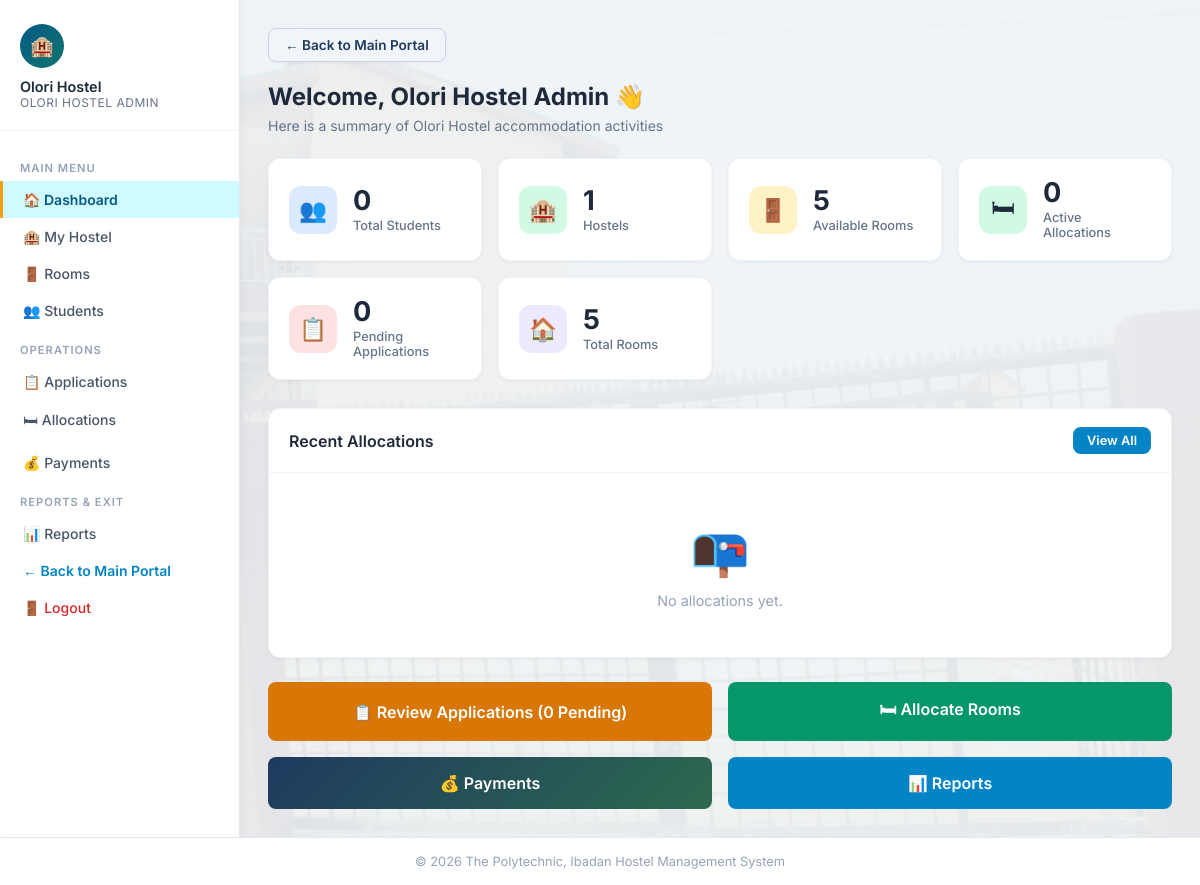
The app's page /admin/dashboard.php (signed in), older data.
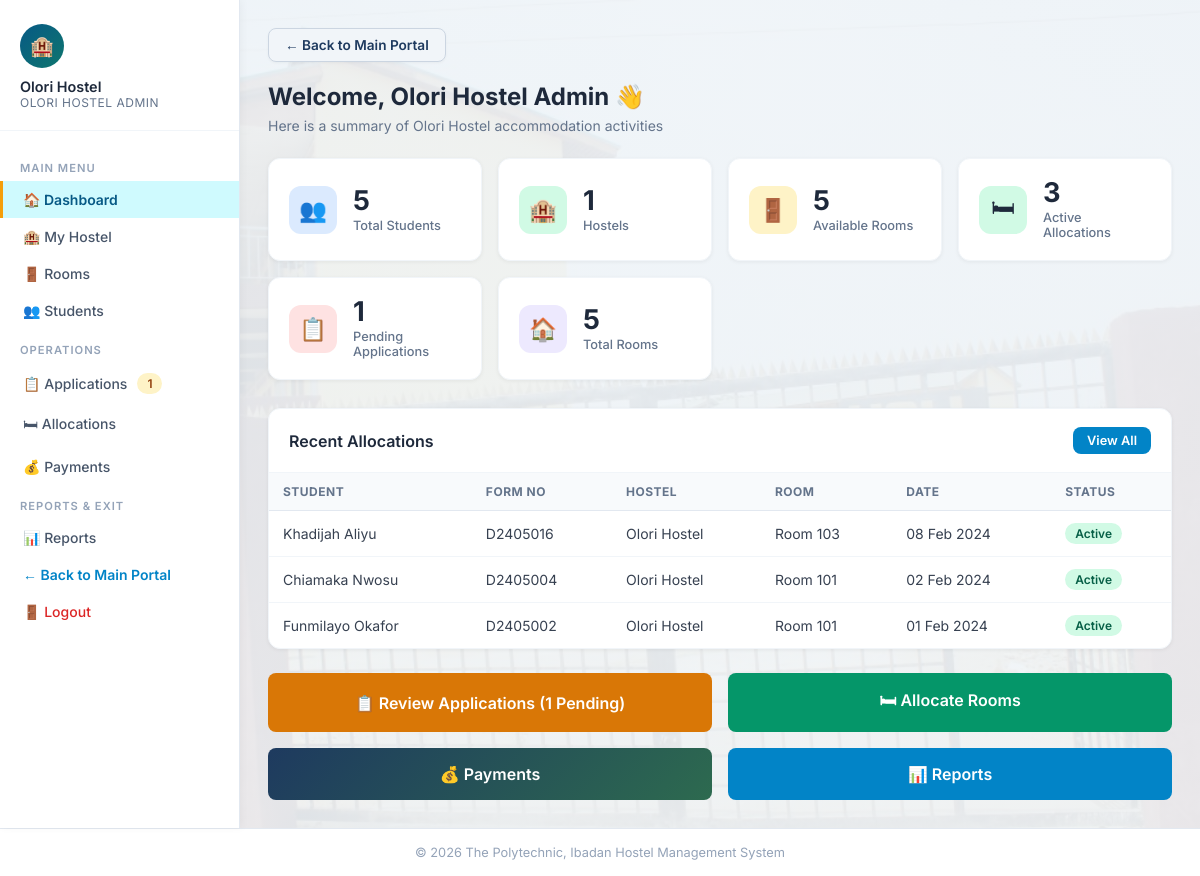
The same page, newer data.
### tables this page shows
CREATE TABLE hostels (
    hostel_id INT AUTO_INCREMENT PRIMARY KEY,
    hostel_name VARCHAR(150) NOT NULL UNIQUE,
    hostel_type ENUM('Male','Female') NOT NULL,
    total_rooms INT NOT NULL DEFAULT 0,
    created_at DATETIME DEFAULT CURRENT_TIMESTAMP
);

CREATE TABLE allocations (
    allocation_id INT AUTO_INCREMENT PRIMARY KEY,
    student_id INT NOT NULL,
    room_id INT NOT NULL,
    bunk_number VARCHAR(10) NULL,
    allocation_date DATETIME DEFAULT CURRENT_TIMESTAMP,
    status ENUM('Active','Vacated') NOT NULL DEFAULT 'Active',
    FOREIGN KEY (student_id) REFERENCES students(student_id) ON DELETE CASCADE,
    FOREIGN KEY (room_id) REFERENCES rooms(room_id) ON DELETE CASCADE,
    INDEX idx_alloc_room_status (room_id,status),
    INDEX idx_alloc_student_status (student_id,status)
);

CREATE TABLE students (
    student_id INT AUTO_INCREMENT PRIMARY KEY,
    matric_no VARCHAR(13) NULL UNIQUE,
    form_no VARCHAR(30) NULL UNIQUE,
    full_name VARCHAR(200) NOT NULL,
    department VARCHAR(150) NOT NULL,
    level VARCHAR(20) NOT NULL,
    gender ENUM('Male','Female') NOT NULL,
    phone VARCHAR(20) NOT NULL,
    email VARCHAR(150) NOT NULL UNIQUE,
    password VARCHAR(255) NOT NULL,
    created_at DATETIME DEFAULT CURRENT_TIMESTAMP
);

CREATE TABLE rooms (
    room_id INT AUTO_INCREMENT PRIMARY KEY,
    hostel_id INT NOT NULL,
    room_number VARCHAR(50) NOT NULL,
    capacity INT NOT NULL DEFAULT 4,
    occupied INT NOT NULL DEFAULT 0,
    status ENUM('Available','Full') NOT NULL DEFAULT 'Available',
    UNIQUE KEY uq_hostel_room (hostel_id, room_number),
    FOREIGN KEY (hostel_id) REFERENCES hostels(hostel_id) ON DELETE CASCADE
);

### includes/admin_auth.php (called while the page is built, shortened)
<?php
$admin_hostel_id = (int) $_SESSION['admin_hostel_id'];
function current_admin_hostel(PDO $pdo): array {
    global $admin_hostel_id;
    $stmt = $pdo->prepare('SELECT hostel_id, hostel_name, hostel_type, total_rooms FROM hostels WHERE hostel_id = ?');
    $stmt->execute([$admin_hostel_id]);
    $hostel = $stmt->fetch();
    return $hostel;
}

### admin/dashboard.php (the view, shortened to what this page needs)
<?php
require_once '../includes/admin_auth.php';
$hostel = current_admin_hostel($pdo);
$students = $pdo->prepare("SELECT COUNT(DISTINCT student_id) FROM applications WHERE hostel_id=?");
$students->execute([$admin_hostel_id]);
$students = $students->fetchColumn();
$hostels = 1;
$rooms = $pdo->prepare("SELECT COUNT(*) FROM rooms WHERE hostel_id=?");
$rooms->execute([$admin_hostel_id]);
$rooms = $rooms->fetchColumn();
$available = $pdo->prepare("SELECT COUNT(*) FROM rooms WHERE hostel_id=? AND status='Available'");
$available->execute([$admin_hostel_id]);
$available = $available->fetchColumn();
$allocations = $pdo->prepare("SELECT COUNT(*) FROM allocations a JOIN rooms r ON r.room_id=a.room_id WHERE r.hostel_id=? AND a.status='Active'");
$allocations->execute([$admin_hostel_id]);
$allocations = $allocations->fetchColumn();
$pending = $pdo->prepare("SELECT COUNT(*) FROM applications WHERE hostel_id=? AND status='Pending'");
$pending->execute([$admin_hostel_id]);
$pending = $pending->fetchColumn();
$recent = $pdo->prepare("SELECT a.*, s.full_name, s.form_no, r.room_number, h.hostel_name FROM allocations a JOIN students s ON a.student_id=s.student_id JOIN rooms r ON a.room_id=r.room_id JOIN hostels h ON r.hostel_id=h.hostel_id WHERE r.hostel_id=? ORDER BY a.allocation_date DESC LIMIT 5");
$recent->execute([$admin_hostel_id]);
$recent = $recent->fetchAll();
?>
<!DOCTYPE html>
<html lang="en">
<head>
<link rel="stylesheet" href="../css/style.css?v=6">
</head>
<body>
<div class="wrapper admin-layout">
<?php $current_page = 'dashboard'; require_once '../includes/admin_sidebar.php'; ?>
    <main class="main">
        <a href="../index.php" class="back-btn">&larr; Back to Main Portal</a>
        <div class="page-title">Welcome, <?= htmlspecialchars($hostel['hostel_name']) ?> Admin 👋</div>
        <div class="page-subtitle">Here is a summary of <?= htmlspecialchars($hostel['hostel_name']) ?> accommodation activities</div>
        <div class="stats-grid">
            <div class="stat-card">
                <div class="stat-icon blue">👥</div>
                <div class="stat-info">
                    <div class="value"><?= $students ?></div>
                    <div class="label">Total Students</div>
                </div>
            </div>
            <div class="stat-card">
                <div class="stat-icon green">🏨</div>
                <div class="stat-info">
                    <div class="value"><?= $hostels ?></div>
                    <div class="label">Hostels</div>
                </div>
            </div>
            <div class="stat-card">
                <div class="stat-icon orange">🚪</div>
                <div class="stat-info">
                    <div class="value"><?= $available ?></div>
                    <div class="label">Available Rooms</div>
                </div>
            </div>
            <div class="stat-card">
                <div class="stat-icon green">🛏</div>
                <div class="stat-info">
                    <div class="value"><?= $allocations ?></div>
                    <div class="label">Active Allocations</div>
                </div>
            </div>
            <div class="stat-card">
                <div class="stat-icon red">📋</div>
                <div class="stat-info">
                    <div class="value"><?= $pending ?></div>
                    <div class="label">Pending Applications</div>
                </div>
            </div>
            <div class="stat-card">
                <div class="stat-icon purple">🏠</div>
                <div class="stat-info">
                    <div class="value"><?= $rooms ?></div>
                    <div class="label">Total Rooms</div>
                </div>
            </div>
        </div>
        <div class="card">
            <div class="card-header">
                <h3>Recent Allocations</h3>
                <a href="allocations.php" class="btn btn-info btn-sm">View All</a>
            </div>
            <div class="table-wrap">
                <?php if (empty($recent)): ?>
                    <div class="empty-state"><span class="empty-icon">📭</span><p>No allocations yet.</p></div>
                <?php else: ?>
                <table>
                    <thead><tr><th>Student</th><th>Form No
</th><th>Hostel</th><th>Room</th><th>Date</th><th>Status</th></tr></thead>
                    <tbody>
                    <?php foreach ($recent as $r): ?>
                        <tr>
                            <td><?= htmlspecialchars($r['full_name']) ?></td>
                            <td><?= htmlspecialchars($r['form_no']) ?></td>
                            <td><?= htmlspecialchars($r['hostel_name']) ?></td>
                            <td>Room <?= htmlspecialchars($r['room_number']) ?></td>
                            <td><?= date('d M Y', strtotime($r['allocation_date'])) ?></td>
                            <td><span class="badge badge-success"><?= $r['status'] ?></span></td>
                        </tr>
                    <?php endforeach; ?>
                    </tbody>
                </table>
                <?php endif; ?>
            </div>
        </div>
        <div style="display:grid;grid-template-columns:1fr 1fr;gap:16px;">
            <a href="applications.php" class="btn btn-warning" style="padding:16px;font-size:1rem;">📋 Review Applications (<?= $pending ?> Pending)</a>
            <a href="allocations.php" class="btn btn-success" style="padding:16px;font-size:1rem;">🛏 Allocate Rooms</a>
            <a href="payments.php" class="btn btn-primary" style="padding:16px;font-size:1rem;">💰 Payments</a>
            <a href="reports.php" class="btn btn-info" style="padding:16px;font-size:1rem;">📊 Reports</a>
        </div>
    </main>
</div>
<div class="footer">&copy; <?= date('Y') ?> The Polytechnic, Ibadan Hostel Management System</div>
</body>
</html>

### includes/admin_sidebar.php
<?php
$page = $current_page ?? '';
$admin_name = $_SESSION['admin_name'] ?? 'Admin';
$h_name = $hostel['hostel_name'] ?? ($_SESSION['admin_hostel_name'] ?? 'Hostel');
$pending_count = $pending ?? 0;
if (empty($pending_count) && isset($pdo, $admin_hostel_id)) {
    try {
        $pStmt = $pdo->prepare("SELECT COUNT(*) FROM applications WHERE hostel_id=? AND status='Pending'");
        $pStmt->execute([$admin_hostel_id]);
        $pending_count = (int)$pStmt->fetchColumn();
    } catch (Exception $e) {
        $pending_count = 0;
    }
}
?>
<aside class="sidebar no-print">
    <div class="user-info">
        <div class="avatar">🏨</div>
        <div class="name"><?= htmlspecialchars($admin_name) ?></div>
        <div class="role"><?= htmlspecialchars($h_name) ?> Admin</div>
    </div>
    <nav class="sidebar-nav">
        <div class="nav-section">Main Menu</div>
        <a href="dashboard.php" class="<?= $page === 'dashboard' ? 'active' : '' ?>">🏠 Dashboard</a>
        <a href="hostels.php" class="<?= $page === 'hostels' ? 'active' : '' ?>">🏨 My Hostel</a>
        <a href="rooms.php" class="<?= $page === 'rooms' ? 'active' : '' ?>">🚪 Rooms</a>
        <a href="students.php" class="<?= $page === 'students' ? 'active' : '' ?>">👥 Students</a>
        <div class="nav-section">Operations</div>
        <a href="applications.php" class="<?= $page === 'applications' ? 'active' : '' ?>">
            📋 Applications <?php if (!empty($pending_count) && $pending_count > 0): ?><span class="badge badge-warning"><?= (int)$pending_count ?></span><?php endif; ?>
        </a>
        <a href="allocations.php" class="<?= $page === 'allocations' ? 'active' : '' ?>">🛏 Allocations</a>
        <a href="payments.php" class="<?= $page === 'payments' ? 'active' : '' ?>">💰 Payments</a>
        <div class="nav-section">Reports & Exit</div>
        <a href="reports.php" class="<?= $page === 'reports' ? 'active' : '' ?>">📊 Reports</a>
        <a href="../index.php" style="color:#0284c7;font-weight:600;">&larr; Back to Main Portal</a>
        <a href="logout.php" style="color:#dc2626;">🚪 Logout</a>
    </nav>
</aside>

Row changes from the older to the newer data that the page shows:
added allocations: student.full_name "Khadijah Aliyu", student.form_no "D2405016", hostels.hostel_name "Olori Hostel", room.room_number "103", allocation_date "08 Feb 2024", status "Active"
added allocations: student.full_name "Chiamaka Nwosu", student.form_no "D2405004", hostels.hostel_name "Olori Hostel", room.room_number "101", allocation_date "02 Feb 2024", status "Active"
added allocations: student.full_name "Funmilayo Okafor", student.form_no "D2405002", hostels.hostel_name "Olori Hostel", room.room_number "101", allocation_date "01 Feb 2024", status "Active"
Text that changed along with them:
$pending_count: (not shown) → "1"
$students: "0" → "5"
$allocations: "0" → "3"
$pending: "0" → "1"
text no longer shown: "📭 No allocations yet."
text now shown: "STUDENT FORM NO HOSTEL ROOM DATE STATUS"
